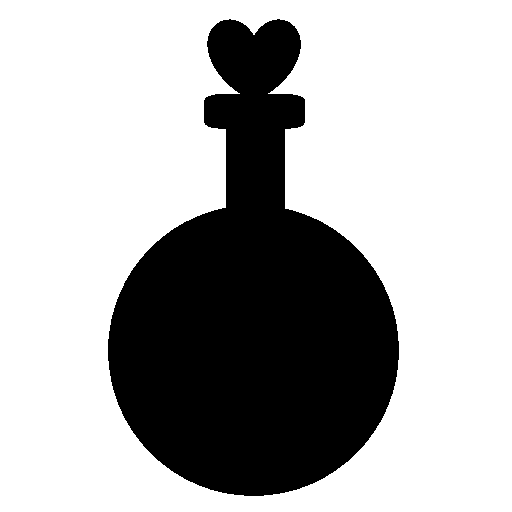
#> input picture blender_blocking/test_images/bottle2_front.png, 512 x 512 px
$ python -i profile_extractor_adaptive.py   (imports and definitions only)
#> lines starting #> are read from the running program, lines starting #| are printed output that depends on the picture; after the words box and inside, x2 and y2 are one past the last pixel; in counts of white or black regions, pixels touching at a corner belong together
#> further down, picture is the input picture: shape (512, 512, 3); 69.5% white; 1 black region, box (x1, y1, x2, y2) and area: (108, 19, 399, 496) 79831
### blender_blocking/geometry/silhouette.py
"""Canonical silhouette extraction utilities (pure Python)."""

from __future__ import annotations

from typing import Optional

import cv2
import numpy as np

from geometry.profile_models import BBox2D


def _ensure_uint8(gray: np.ndarray) -> np.ndarray:
    if gray.dtype == np.uint8:
        return gray
    max_val = float(np.max(gray)) if gray.size else 0.0
    if max_val <= 1.0:
        gray = (gray.astype(np.float32) * 255.0).clip(0, 255).astype(np.uint8)
    else:
        gray = np.clip(gray, 0, 255).astype(np.uint8)
    return gray


def _gray_from_image(image: np.ndarray) -> np.ndarray:
    if image.ndim == 2:
        return _ensure_uint8(image)
    if image.ndim != 3:
        raise ValueError(f"Unsupported image shape: {image.shape}")
    if image.shape[2] == 4:
        rgb = image[:, :, :3]
        return cv2.cvtColor(rgb, cv2.COLOR_RGB2GRAY)
    if image.shape[2] == 3:
        return cv2.cvtColor(image, cv2.COLOR_RGB2GRAY)
    raise ValueError(f"Unsupported channel count: {image.shape[2]}")


def _auto_invert(gray: np.ndarray) -> bool:
    height, width = gray.shape
#> height = 512; width = 512
    border = np.concatenate(
        [
            gray[0, :],
            gray[-1, :],
            gray[:, 0],
            gray[:, -1],
        ]
    )
#> border = 2048 values from 255 to 255
    center = gray[
        max(0, height // 4) : max(height // 4 + 1, 3 * height // 4),
        max(0, width // 4) : max(width // 4 + 1, 3 * width // 4),
    ]
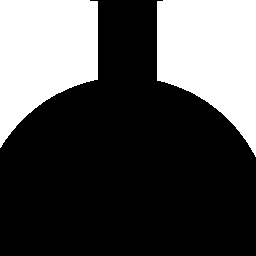
#> center: shape (256, 256); 31.7% white; 2 white regions, box (x1, y1, x2, y2) and area: (157, 0, 256, 157) 10605, (0, 0, 98, 148) 10160
    bg_mean = float(np.mean(border)) if border.size else 0.0
#> bg_mean = 255
    center_mean = float(np.mean(center)) if center.size else bg_mean
#> center_mean = 80.8
    return center_mean < bg_mean


def _kernel_for(size: int) -> Optional[np.ndarray]:
    if size <= 0:
        return None
    k = max(3, int(size))
    if k % 2 == 0:
        k += 1
    return cv2.getStructuringElement(cv2.MORPH_ELLIPSE, (k, k))


def extract_binary_silhouette(
    image: np.ndarray,
    *,
    prefer_alpha: bool = True,
    alpha_threshold: int = 127,
    gray_threshold: Optional[int] = None,
    invert_policy: str = "auto",
    morph_close_px: int = 0,
    morph_open_px: int = 0,
    fill_holes: bool = True,
    largest_component_only: bool = True,
) -> np.ndarray:
    """
    Extract a binary silhouette mask from an image.

    Returns:
        Boolean mask with True for foreground pixels.
    """
    if image.ndim not in (2, 3):
        raise ValueError(f"Unsupported image shape: {image.shape}")

    if image.ndim == 3 and image.shape[2] == 4 and prefer_alpha:
        alpha = image[:, :, 3]
        if np.ptp(alpha) > 0:
            mask = alpha > alpha_threshold
        else:
            gray = _gray_from_image(image)
            mask = None
    else:
        gray = _gray_from_image(image)
        mask = None

    if mask is None:
        gray = _ensure_uint8(gray)
        if invert_policy == "auto":
            invert = _auto_invert(gray)
#> invert = True
        elif invert_policy == "invert":
            invert = True
        elif invert_policy == "no_invert":
            invert = False
        else:
            raise ValueError(f"Unknown invert_policy: {invert_policy}")

        if gray_threshold is None:
            threshold_flag = cv2.THRESH_BINARY_INV if invert else cv2.THRESH_BINARY
#> threshold_flag = 1
            _, thresh = cv2.threshold(gray, 0, 255, threshold_flag + cv2.THRESH_OTSU)
#> thresh: shape (512, 512); 30.5% white; 1 white region
        else:
            threshold_flag = cv2.THRESH_BINARY_INV if invert else cv2.THRESH_BINARY
            _, thresh = cv2.threshold(gray, gray_threshold, 255, threshold_flag)

        mask_uint8 = thresh
    else:
        mask_uint8 = (mask.astype(np.uint8) * 255).astype(np.uint8)

    close_kernel = _kernel_for(morph_close_px)
    if close_kernel is not None:
        mask_uint8 = cv2.morphologyEx(mask_uint8, cv2.MORPH_CLOSE, close_kernel)

    open_kernel = _kernel_for(morph_open_px)
    if open_kernel is not None:
        mask_uint8 = cv2.morphologyEx(mask_uint8, cv2.MORPH_OPEN, open_kernel)

    if largest_component_only:
        contours, _ = cv2.findContours(
            mask_uint8, cv2.RETR_EXTERNAL, cv2.CHAIN_APPROX_SIMPLE
        )
#> contours = 1 contour; box (x1, y1, x2, y2) and area: (108, 19, 399, 496) 79177
        if not contours:
            return np.zeros(mask_uint8.shape, dtype=bool)
        largest = max(contours, key=cv2.contourArea)
#> largest = contour of 564 points, box (x1, y1, x2, y2) (108, 19, 399, 496), area 79177
        filtered = np.zeros_like(mask_uint8)
        cv2.drawContours(filtered, [largest], -1, 255, -1)
        mask_uint8 = filtered

    if fill_holes:
        contours, _ = cv2.findContours(
            mask_uint8, cv2.RETR_EXTERNAL, cv2.CHAIN_APPROX_SIMPLE
        )
        filled = np.zeros_like(mask_uint8)
        if contours:
            cv2.drawContours(filled, contours, -1, 255, -1)
        mask_uint8 = filled

    return mask_uint8 > 0


# [10 lines left out: function bbox_from_mask, not called in this run]

### blender_blocking/integration/shape_matching/profile_extractor.py
"""
Vertical profile extraction from reference images.

This module extracts width-at-height profiles from images by converting them
to filled silhouettes first, enabling accurate 3D mesh reconstruction.
"""

from __future__ import annotations

import numpy as np
from scipy.ndimage import median_filter
from scipy.interpolate import interp1d
from typing import List, Optional, Tuple

from geometry.silhouette import bbox_from_mask, extract_binary_silhouette


def extract_silhouette_from_image(image: np.ndarray) -> np.ndarray:
    """
    Extract filled silhouette mask from image.

    Args:
        image: Input image (grayscale or color)

    Returns:
        Binary mask (0 or 255) where object pixels are 255
    """
    mask = extract_binary_silhouette(image)
    return (mask.astype(np.uint8) * 255).astype(np.uint8)


# [172 lines left out: functions extract_vertical_profile, smooth_profile, validate_profile, not called in this run]

### blender_blocking/integration/shape_matching/profile_extractor_adaptive.py
"""
Adaptive thresholding variants for silhouette extraction.

This module provides alternative thresholding methods to compare against
the fixed threshold approach in profile_extractor.py.
"""

import numpy as np
import cv2
from typing import List, Tuple


def extract_silhouette_adaptive_mean(
    image: np.ndarray,
    block_size: int = 11,
    c_constant: int = 2
) -> np.ndarray:
    """
    Extract filled silhouette mask using adaptive mean thresholding.

    Adaptive thresholding calculates different threshold values for different
    regions of the image based on local pixel neighborhoods. This can be more
    robust than fixed thresholding for images with:
    - Uneven lighting
    - Varying contrast
    - Shadows or gradients

    Args:
        image: Input image (grayscale or color)
        block_size: Size of pixel neighborhood (must be odd, >= 3)
        c_constant: Constant subtracted from weighted mean

    Returns:
        Binary mask (0 or 255) where object pixels are 255
    """
#> called with block_size = 11, c_constant = 2
    # Convert to grayscale if needed
    if len(image.shape) == 3:
        if image.shape[2] == 4:
            gray = image[:, :, 3]
        else:
            gray = cv2.cvtColor(image, cv2.COLOR_RGB2GRAY)
    else:
        gray = image.copy()

    # Adaptive threshold - MEAN method
    # For each pixel, threshold = mean of block_size x block_size neighborhood - c_constant
    binary = cv2.adaptiveThreshold(
        gray,
        255,
        cv2.ADAPTIVE_THRESH_MEAN_C,
        cv2.THRESH_BINARY_INV,
        block_size,
        c_constant
    )
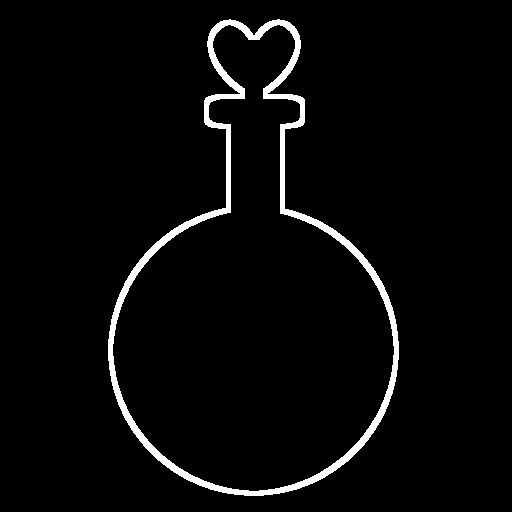
#> binary: shape (512, 512); 3.4% white; 1 white region

    # Fill any holes in the silhouette
    contours, _ = cv2.findContours(binary, cv2.RETR_EXTERNAL, cv2.CHAIN_APPROX_SIMPLE)

    # Create filled silhouette
    filled = np.zeros_like(binary)
    cv2.drawContours(filled, contours, -1, 255, -1)

    return filled


def extract_silhouette_adaptive_gaussian(
    image: np.ndarray,
    block_size: int = 11,
    c_constant: int = 2
) -> np.ndarray:
    """
    Extract filled silhouette mask using adaptive Gaussian thresholding.

    Similar to adaptive mean, but uses a Gaussian-weighted sum of the
    neighborhood pixels. This gives more weight to pixels closer to the
    center of the neighborhood window.

    Args:
        image: Input image (grayscale or color)
        block_size: Size of pixel neighborhood (must be odd, >= 3)
        c_constant: Constant subtracted from weighted mean

    Returns:
        Binary mask (0 or 255) where object pixels are 255
    """
#> called with block_size = 11, c_constant = 2
    # Convert to grayscale if needed
    if len(image.shape) == 3:
        if image.shape[2] == 4:
            gray = image[:, :, 3]
        else:
            gray = cv2.cvtColor(image, cv2.COLOR_RGB2GRAY)
    else:
        gray = image.copy()

    # Adaptive threshold - GAUSSIAN method
    binary = cv2.adaptiveThreshold(
        gray,
        255,
        cv2.ADAPTIVE_THRESH_GAUSSIAN_C,
        cv2.THRESH_BINARY_INV,
        block_size,
        c_constant
    )
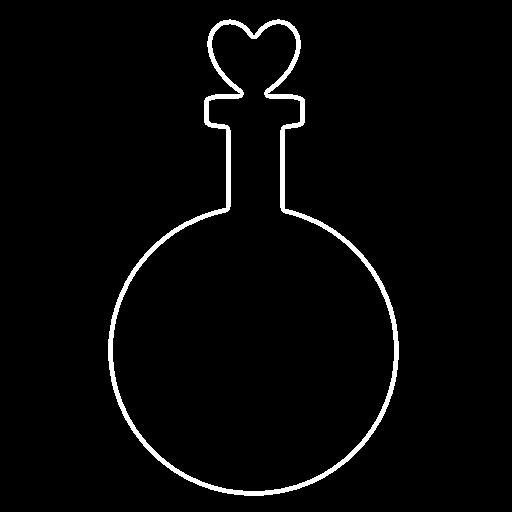
#> binary: shape (512, 512); 2.6% white; 1 white region

    # Fill any holes in the silhouette
    contours, _ = cv2.findContours(binary, cv2.RETR_EXTERNAL, cv2.CHAIN_APPROX_SIMPLE)

    # Create filled silhouette
    filled = np.zeros_like(binary)
    cv2.drawContours(filled, contours, -1, 255, -1)

    return filled


def extract_silhouette_otsu(image: np.ndarray) -> np.ndarray:
    """
    Extract filled silhouette mask using Otsu's automatic thresholding.

    Otsu's method automatically determines the optimal threshold value
    by maximizing the between-class variance. This is useful when you
    don't know the appropriate threshold in advance.

    Args:
        image: Input image (grayscale or color)

    Returns:
        Binary mask (0 or 255) where object pixels are 255
    """
    # Convert to grayscale if needed
    if len(image.shape) == 3:
        if image.shape[2] == 4:
            gray = image[:, :, 3]
        else:
            gray = cv2.cvtColor(image, cv2.COLOR_RGB2GRAY)
    else:
        gray = image.copy()

    # Otsu's thresholding - automatically determines threshold
    _, binary = cv2.threshold(gray, 0, 255, cv2.THRESH_BINARY_INV + cv2.THRESH_OTSU)

    # Fill any holes in the silhouette
    contours, _ = cv2.findContours(binary, cv2.RETR_EXTERNAL, cv2.CHAIN_APPROX_SIMPLE)

    # Create filled silhouette
    filled = np.zeros_like(binary)
    cv2.drawContours(filled, contours, -1, 255, -1)

    return filled


def compare_thresholding_methods(image: np.ndarray) -> dict:
    """
    Compare different thresholding methods and return metrics.

    Args:
        image: Input image

    Returns:
        Dictionary with results for each method
    """
    from profile_extractor import extract_silhouette_from_image
    import time

    results = {}

    # Fixed threshold (current implementation)
    start = time.perf_counter()
    fixed_sil = extract_silhouette_from_image(image)
    results['fixed_127'] = {
        'silhouette': fixed_sil,
        'time_ms': (time.perf_counter() - start) * 1000,
        'pixel_count': np.sum(fixed_sil > 0),
        'fill_ratio': np.sum(fixed_sil > 0) / fixed_sil.size
    }

    # Adaptive mean
    start = time.perf_counter()
    adaptive_mean_sil = extract_silhouette_adaptive_mean(image)
    results['adaptive_mean'] = {
        'silhouette': adaptive_mean_sil,
        'time_ms': (time.perf_counter() - start) * 1000,
        'pixel_count': np.sum(adaptive_mean_sil > 0),
        'fill_ratio': np.sum(adaptive_mean_sil > 0) / adaptive_mean_sil.size
    }

    # Adaptive Gaussian
    start = time.perf_counter()
    adaptive_gauss_sil = extract_silhouette_adaptive_gaussian(image)
    results['adaptive_gaussian'] = {
        'silhouette': adaptive_gauss_sil,
        'time_ms': (time.perf_counter() - start) * 1000,
        'pixel_count': np.sum(adaptive_gauss_sil > 0),
        'fill_ratio': np.sum(adaptive_gauss_sil > 0) / adaptive_gauss_sil.size
    }

    # Otsu's method
    start = time.perf_counter()
    otsu_sil = extract_silhouette_otsu(image)
    results['otsu'] = {
        'silhouette': otsu_sil,
        'time_ms': (time.perf_counter() - start) * 1000,
        'pixel_count': np.sum(otsu_sil > 0),
        'fill_ratio': np.sum(otsu_sil > 0) / otsu_sil.size
    }

    return results


def calculate_silhouette_iou(sil1: np.ndarray, sil2: np.ndarray) -> float:
    """
    Calculate IoU between two silhouettes.

    Args:
        sil1: First silhouette
        sil2: Second silhouette

    Returns:
        IoU score (0.0 to 1.0)
    """
    intersection = np.logical_and(sil1 > 0, sil2 > 0).sum()
    union = np.logical_or(sil1 > 0, sil2 > 0).sum()

    if union == 0:
        return 0.0

    return intersection / union

>>> import cv2
>>> picture = cv2.cvtColor(cv2.imread('../../test_images/bottle2_front.png'), cv2.COLOR_BGR2RGB)
>>> result = compare_thresholding_methods(picture)
#> result = 4 items

$ run again, on blender_blocking/test_images/car_front.png
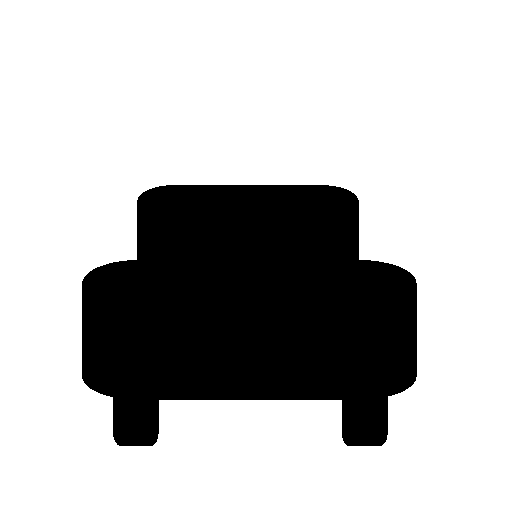
#> input picture blender_blocking/test_images/car_front.png, 512 x 512 px
#> picture is the input picture: shape (512, 512, 3); 74.7% white; 1 black region, box (x1, y1, x2, y2) and area: (82, 185, 417, 446) 66258
#> border = 2048 values from 255 to 255
#> in _auto_invert, `center = gray[ max(0, height // 4) : max(height // 4 + 1, 3 * height /..`:
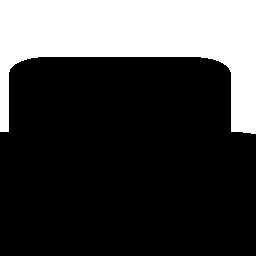
#> center: shape (256, 256); 26.6% white; 1 white region, box (x1, y1, x2, y2) and area: (0, 0, 256, 134) 17438
#> bg_mean = 255
#> center_mean = 67.85
#> invert = True
#> threshold_flag = 1
#> thresh: shape (512, 512); 25.3% white; 1 white region
#> in extract_binary_silhouette, `contours, _ = cv2.findContours( mask_uint8, cv2.RETR_EXTERNAL, cv2.CHA..`: contours = 1 contour; box (x1, y1, x2, y2) and area: (82, 185, 417, 446) 65678
#> largest = contour of 173 points, box (x1, y1, x2, y2) (82, 185, 417, 446), area 65678
#> in extract_silhouette_adaptive_gaussian, `binary = cv2.adaptiveThreshold( gray, 255, cv2.ADAPTIVE_THRESH_GAUSSIA..`:
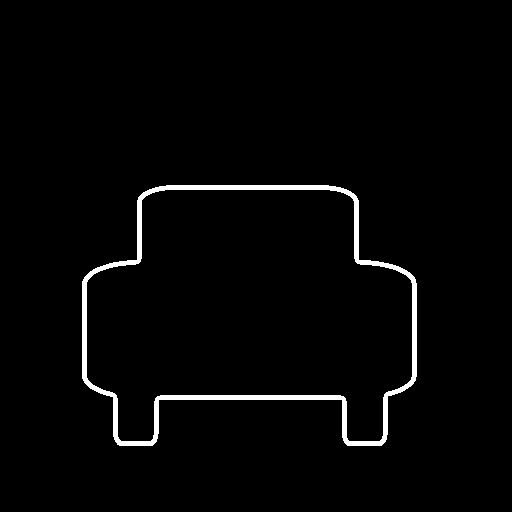
#> binary: shape (512, 512); 2.2% white; 1 white region
#> result = 4 items
